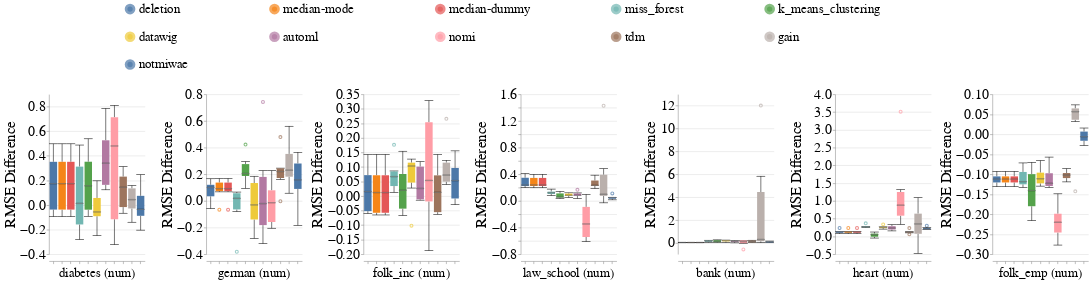

Here is the notebook cell this chart was saved with:
### Code cell
create_box_plots_for_diff_imputers_and_datasets_for_mixed_exp(train_injection_scenario='MNAR3',
                                                              test_injection_scenario='MNAR3',
                                                              metric_name='rmse',
                                                              dataset_to_column_name=DATASET_TO_COLUMN_NAME,
                                                              dataset_to_group=DATASETS_SENSITIVE_ATTRS,
                                                              db_client=db_client,
                                                              without_dummy=False)

### Figure 1 — Vega-Lite specification as saved in the notebook (floating-point values rounded to 4 significant figures; data arrays with more than 128 entries replaced by an {"elided": "..."} marker saying what was removed)
{"config": {"view": {"continuousWidth": 400, "continuousHeight": 300, "stroke": null}, "axis": {"labelFontSize": 26, "labelFontWeight": "normal", "titleFontSize": 28, "titleFontWeight": "normal"}, "facet": {"spacing": 15}, "header": {"labelFontSize": 24, "labelOrient": "bottom", "labelPadding": 5, "titleFontSize": 28}, "legend": {"columns": 5, "direction": "horizontal", "labelFontSize": 24, "labelLimit": 400, "orient": "top", "symbolOffset": 140, "symbolStrokeWidth": 10, "titleAnchor": "middle", "titleFontSize": 26, "titleLimit": 300}, "title": {"fontSize": 28}}, "data": {"name": "data-d538c25de84341be65f99acb490a97b5"}, "mark": {"type": "boxplot", "median": {"stroke": "black", "strokeWidth": 0.7}, "ticks": true}, "encoding": {"color": {"field": "Null_Imputer_Name", "sort": ["deletion", "median-mode", "median-dummy", "miss_forest", "k_means_clustering", "datawig", "automl", "nomi", "tdm", "gain", "notmiwae"], "title": null, "type": "nominal"}, "column": {"field": "Extended_Dataset_Name", "sort": {"field": "Dataset_Sequence_Number", "order": "ascending"}, "title": null, "type": "nominal"}, "x": {"axis": {"labels": false}, "field": "Null_Imputer_Name", "sort": ["deletion", "median-mode", "median-dummy", "miss_forest", "k_means_clustering", "datawig", "automl", "nomi", "tdm", "gain", "notmiwae"], "title": null, "type": "nominal"}, "y": {"field": "Rmse_Difference", "scale": {"zero": false}, "title": "RMSE Difference", "type": "quantitative"}}, "resolve": {"scale": {"y": "independent"}}, "width": 180, "$schema": "https://vega.github.io/schema/vega-lite/v4.17.0.json", "datasets": {"data-d538c25de84341be65f99acb490a97b5": {"elided": "462 records"}}}
